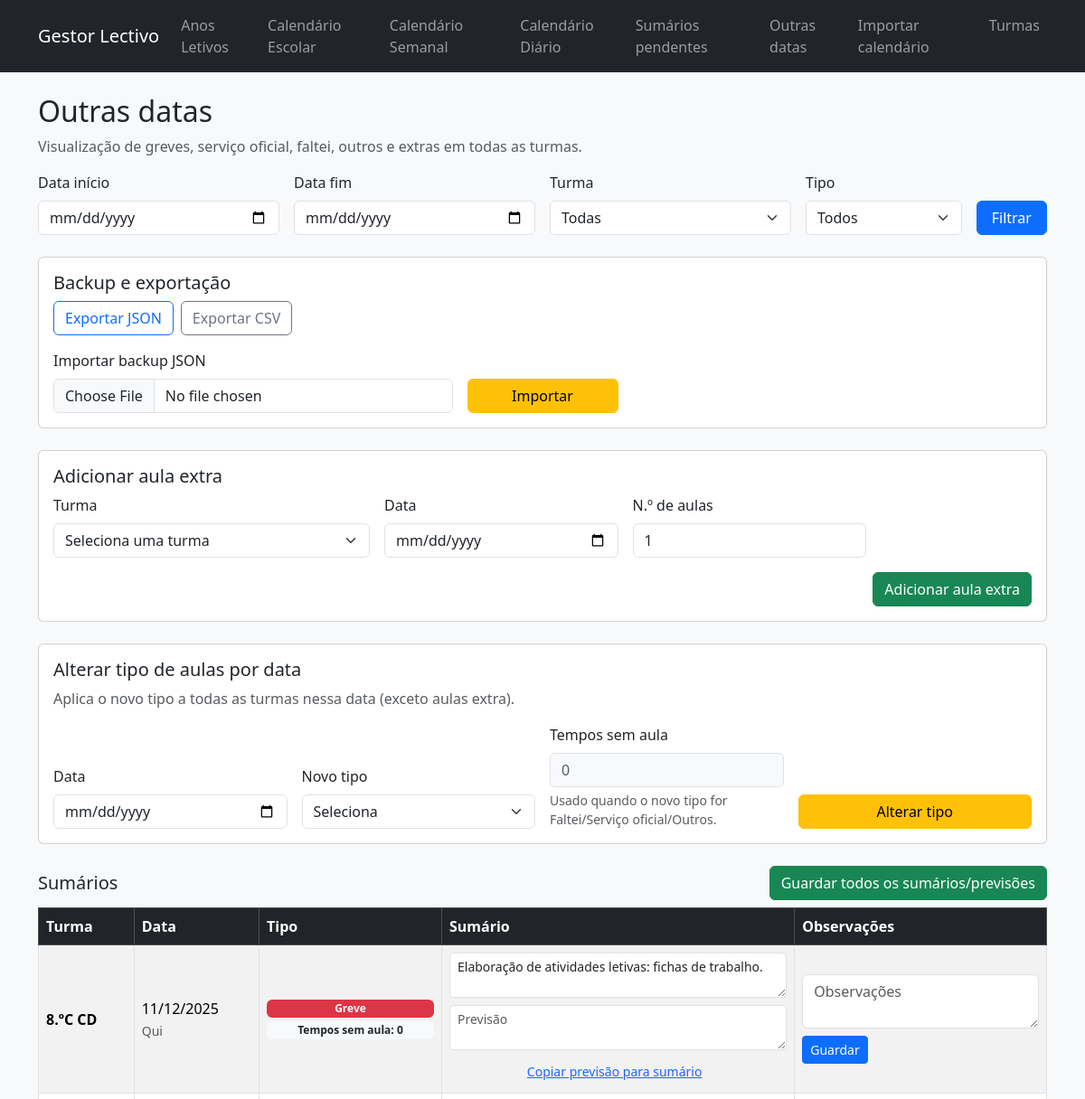
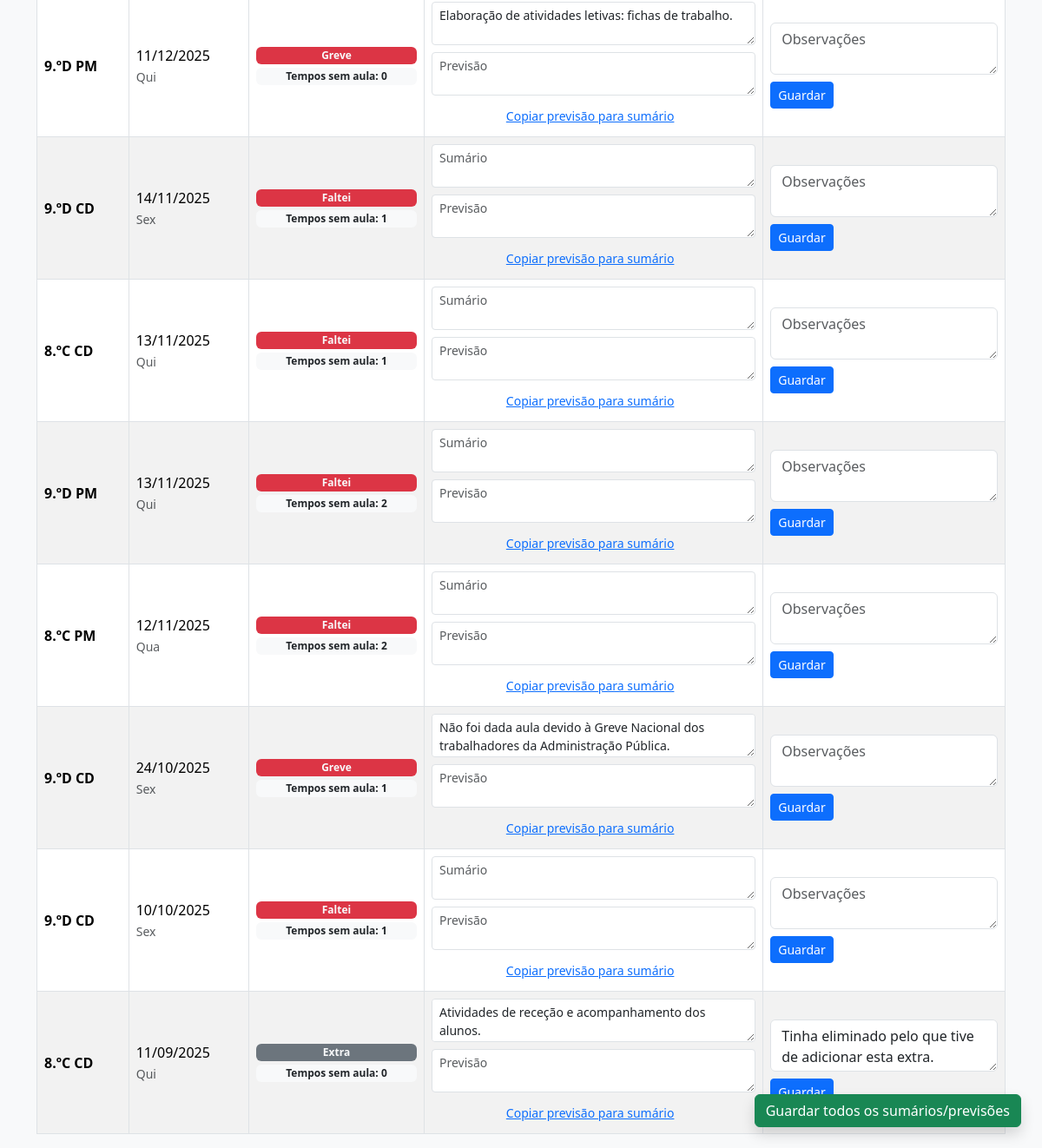
Page /calendario/outras-datas on the committed database (2 pictures, top to bottom).
### models.py (models this page shows)
class CalendarioAula(db.Model):
    __tablename__ = "calendario_aulas"
    id = db.Column(db.Integer, primary_key=True)
    turma_id = db.Column(db.Integer, db.ForeignKey("turmas.id"), nullable=False)
    periodo_id = db.Column(db.Integer, db.ForeignKey("periodos.id"), nullable=False)
    data = db.Column(db.Date, nullable=False)
    weekday = db.Column(db.Integer, nullable=False)
    modulo_id = db.Column(db.Integer, db.ForeignKey("modulos.id"))
    modulo = db.relationship("Modulo")
    numero_modulo = db.Column(db.Integer)
    total_geral = db.Column(db.Integer)
    sumarios = db.Column(db.String(255))
    tipo = db.Column(db.String(50), default="normal", nullable=False)
    apagado = db.Column(db.Boolean, default=False, nullable=False)
    tempos_sem_aula = db.Column(db.Integer, default=0)
    observacoes = db.Column(db.Text)
    sumario = db.Column(db.Text)
    previsao = db.Column(db.Text)
    atividade = db.Column(db.Boolean, default=False, server_default="0", nullable=False)
    atividade_nome = db.Column(db.Text)
    turma = db.relationship("Turma", backref="calendario_aulas")
    avaliacoes = db.relationship(
        "AulaAluno", back_populates="aula", cascade="all, delete-orphan"
    )
    __table_args__ = (
        db.Index("ix_cal_aulas_turma_data", "turma_id", "data", "apagado"),
        db.Index("ix_cal_aulas_periodo", "periodo_id", "data"),
        db.Index("ix_cal_aulas_modulo", "modulo_id"),
    )

class Turma(db.Model):
    __tablename__ = "turmas"
    id = db.Column(db.Integer, primary_key=True)
    nome = db.Column(db.String(50), nullable=False)
    tipo = db.Column(db.String(20), nullable=False, default="regular")
    periodo_tipo = db.Column(db.String(20), nullable=False, default="anual")
    ano_letivo_id = db.Column(db.Integer, db.ForeignKey("anos_letivos.id"))
    ano_letivo = db.relationship("AnoLetivo", backref="turmas")
    livros_turmas = db.relationship(
        "LivroTurma",
        back_populates="turma",
        cascade="all, delete-orphan",
    )
    livros = db.relationship(
        "Livro",
        secondary=lambda: LivroTurma.__table__,
        back_populates="turmas",
    )
    carga_segunda = db.Column(db.Float, nullable=True)
    carga_terca = db.Column(db.Float, nullable=True)
    carga_quarta = db.Column(db.Float, nullable=True)
    carga_quinta = db.Column(db.Float, nullable=True)
    carga_sexta = db.Column(db.Float, nullable=True)
    turmas_disciplinas = db.relationship(
        "TurmaDisciplina",
        back_populates="turma",
        cascade="all, delete-orphan",
    )
    disciplinas = db.relationship(
        "Disciplina",
        secondary=lambda: TurmaDisciplina.__table__,
        back_populates="turmas",
    )
    alunos = db.relationship(
        "Aluno",
        back_populates="turma",
        cascade="all, delete-orphan",
    )

### app.py (the view)
    @app.route("/calendario/outras-datas")
    def calendario_outras_datas():
        tipo_filtro, turma_filtro, data_inicio, data_fim = _extrair_filtros_outras_datas(
            request.args
        )
        turmas = turmas_abertas_ativas()
        aulas = listar_aulas_especiais(turma_filtro, tipo_filtro, data_inicio, data_fim)
        faltas_por_aula = _mapear_alunos_em_falta(aulas)
        return render_template(
            "turmas/outras_datas.html",
            aulas=aulas,
            faltas_por_aula=faltas_por_aula,
            tipos_aula=TIPOS_AULA,
            tipos_sem_aula=DEFAULT_TIPOS_SEM_AULA,
            tipo_labels=dict(TIPOS_AULA),
            tipos_especiais=TIPOS_ESPECIAIS,
            filtro_tipo=tipo_filtro,
            filtro_turma_id=turma_filtro,
            data_inicio=data_inicio,
            data_fim=data_fim,
            turmas=turmas,
        )

### app.py (called while the page is built, shortened)
def _parse_date_form(value):
    if not value:
        return None
    try:
        return datetime.strptime(value, "%Y-%m-%d").date()
    except ValueError:
        return None

def _mapear_alunos_em_falta(aulas):
    ids = [a.id for a in aulas if getattr(a, "id", None)]
    if not ids:
        return {}
    resultados = defaultdict(list)
    faltas = (
        AulaAluno.query.options(joinedload(AulaAluno.aluno))
        .join(Aluno)
        .filter(AulaAluno.aula_id.in_(ids), AulaAluno.faltas > 0)
        .order_by(Aluno.numero.is_(None), Aluno.numero, Aluno.nome)
        .all()
    )
    return resultados

def _extrair_filtros_outras_datas(origem):
    tipo_bruto = origem.get("tipo") or origem.get("tipo_filtro")
    tipo_filtro = tipo_bruto if tipo_bruto in TIPOS_ESPECIAIS else None
    turma_raw = origem.get("turma_id") or origem.get("turma_filtro")
    try:
        turma_filtro = int(turma_raw) if turma_raw else None
    except (TypeError, ValueError):
        turma_filtro = None
    data_inicio = _parse_date_form(origem.get("data_inicio"))
    data_fim = _parse_date_form(origem.get("data_fim"))
    return tipo_filtro, turma_filtro, data_inicio, data_fim

### templates/turmas/outras_datas.html (shortened to what this page needs)
{% extends "base.html" %}
{% block content %}
<h2>Outras datas</h2>
<p class="text-muted">Visualização de greves, serviço oficial, faltei, outros e extras em todas as turmas.</p>
<form method="get" class="row g-3 align-items-end mb-4">
  <div class="col-12 col-md-3">
    <label class="form-label">Data início</label>
    <input type="date" name="data_inicio" class="form-control" value="{{ data_inicio.isoformat() if data_inicio else '' }}">
  </div>
  <div class="col-12 col-md-3">
    <label class="form-label">Data fim</label>
    <input type="date" name="data_fim" class="form-control" value="{{ data_fim.isoformat() if data_fim else '' }}">
  </div>
  <div class="col-12 col-md-3">
    <label class="form-label">Turma</label>
    <select name="turma_id" class="form-select">
      <option value="">Todas</option>
    </select>
  </div>
  <div class="col-12 col-md-2">
    <label class="form-label">Tipo</label>
    <select name="tipo" class="form-select">
      <option value="">Todos</option>
    </select>
  </div>
  <div class="col-12 col-md-1 d-grid">
    <button type="submit" class="btn btn-primary">Filtrar</button>
  </div>
</form>
<div class="card mb-4">
  <div class="card-body">
    <h5 class="card-title">Backup e exportação</h5>
    <div class="d-flex flex-wrap gap-2 mb-3">
      <a
        class="btn btn-outline-primary"
        href="{{ url_for('calendario_outras_datas_export_json', tipo=filtro_tipo or '', turma_id=filtro_turma_id or '', data_inicio=data_inicio.isoformat() if data_inicio else '', data_fim=data_fim.isoformat() if data_fim else '') }}"
      >Exportar JSON</a>
      <a
        class="btn btn-outline-secondary"
        href="{{ url_for('calendario_outras_datas_export_csv', tipo=filtro_tipo or '', turma_id=filtro_turma_id or '', data_inicio=data_inicio.isoformat() if data_inicio else '', data_fim=data_fim.isoformat() if data_fim else '') }}"
      >Exportar CSV</a>
    </div>
    <form
      method="post"
      action="{{ url_for('calendario_outras_datas_import_json') }}"
      enctype="multipart/form-data"
      class="row g-3 align-items-end"
    >
      <div class="col-12 col-md-6 col-lg-5">
        <label class="form-label">Importar backup JSON</label>
        <input type="file" name="ficheiro" accept="application/json" class="form-control" required>
      </div>
      <div class="col-12 col-md-3 col-lg-2 d-grid">
        <button type="submit" class="btn btn-warning">Importar</button>
      </div>
    </form>
  </div>
</div>
<div class="card mb-4">
  <div class="card-body">
    <h5 class="card-title">Adicionar aula extra</h5>
    <form method="post" action="{{ url_for('calendario_outras_datas_add') }}" class="row g-3">
      <div class="col-12 col-lg-4">
        <label class="form-label">Turma</label>
        <select name="turma_id" class="form-select" required>
          <option value="">Seleciona uma turma</option>
        </select>
      </div>
      <div class="col-12 col-lg-3">
        <label class="form-label">Data</label>
        <input type="date" name="data" class="form-control" required>
      </div>
      <div class="col-12 col-lg-3">
        <label class="form-label">N.º de aulas</label>
        <input type="number" name="numero_aulas" class="form-control" min="1" value="1" required>
      </div>
      <div class="col-12 d-flex justify-content-end">
        <button type="submit" class="btn btn-success">Adicionar aula extra</button>
      </div>
    </form>
  </div>
</div>
<div class="card mb-4">
  <div class="card-body">
    <h5 class="card-title">Alterar tipo de aulas por data</h5>
    <p class="text-muted mb-3">Aplica o novo tipo a todas as turmas nessa data (exceto aulas extra).</p>
    <form method="post" action="{{ url_for('calendario_outras_datas_mudar_tipo') }}" class="row g-3 align-items-end">
      <div class="col-12 col-md-4 col-lg-3">
        <label class="form-label">Data</label>
        <input type="date" name="data" class="form-control" required>
      </div>
      <div class="col-12 col-md-4 col-lg-3">
        <label class="form-label">Novo tipo</label>
        <select name="novo_tipo" class="form-select" required id="novo-tipo-outras">
          <option value="">Seleciona</option>
        </select>
      </div>
      <div class="col-12 col-md-4 col-lg-3">
        <label class="form-label">Tempos sem aula</label>
        <input type="number"
               name="tempos_sem_aula"
               id="tempos-sem-aula-outras"
               class="form-control"
               min="0"
               value="0"
               placeholder="opcional">
        <div class="form-text">Usado quando o novo tipo for Faltei/Serviço oficial/Outros.</div>
      </div>
      <div class="col-12 col-md-4 col-lg-3 d-grid">
        <button type="submit" class="btn btn-warning">Alterar tipo</button>
      </div>
    </form>
  </div>
</div>
{% if aulas %}
  <div class="d-flex justify-content-between align-items-center mb-2">
    <h5 class="mb-0">Sumários</h5>
    <button type="button"
            class="btn btn-success js-guardar-todos"
            data-scope="#outras-datas-lista"
            data-loading-text="A guardar todos..."
            data-error-text="Falha ao guardar">
      Guardar todos os sumários/previsões
    </button>
  </div>
  <button type="button"
          class="btn btn-success js-guardar-todos floating-guardar"
          data-scope="#outras-datas-lista"
          data-loading-text="A guardar todos..."
          data-error-text="Falha ao guardar"
          aria-label="Guardar todos os sumários e previsões visíveis">
    Guardar todos os sumários/previsões
  </button>
  <div id="outras-datas-lista">
  <div class="table-responsive">
    <table class="table table-striped table-bordered align-middle">
          <thead class="table-dark">
            <tr>
              <th>Turma</th>
              <th>Data</th>
              <th>Tipo</th>
              <th style="width: 35%;">Sumário</th>
              <th style="width: 25%;">Observações</th>
            </tr>
          </thead>
          <tbody>
            {% for a in aulas %}
              {% set sem_aula = a.tipo in tipos_sem_aula %}
              {% set form_id = "outras-form-" ~ a.id %}
          <tr>
            <td class="fw-semibold">{{ a.turma.nome if a.turma else '—' }}</td>
            <td class="text-nowrap">
              {% if a.data %}
                {{ a.data.strftime("%d/%m/%Y") }}<br>
                <small class="text-muted">{{ ["Seg", "Ter", "Qua", "Qui", "Sex", "Sáb", "Dom"][a.data.weekday()] }}</small>
              {% endif %}
            </td>
            <td>
              {% set sem_aula = a.tipo in tipos_sem_aula %}
              <div class="d-flex flex-column gap-1">
                <span class="badge {% if sem_aula %}bg-danger text-light{% else %}bg-secondary text-light{% endif %}">{{ tipo_labels.get(a.tipo, a.tipo) }}</span>
                {% if a.tempos_sem_aula is not none %}
                  <span class="badge bg-light text-dark">Tempos sem aula: {{ a.tempos_sem_aula }}</span>
                {% endif %}
              </div>
            </td>
            <td>
              <div class="d-flex flex-column gap-2">
                <textarea
                  name="sumario"
                  form="{{ form_id }}"
                  class="form-control form-control-sm js-autoresize"
                  rows="2"
                  placeholder="Sumário"
                >{{ a.sumario or '' }}</textarea>
                <textarea
                  name="previsao"
                  form="{{ form_id }}"
                  class="form-control form-control-sm js-autoresize"
                  rows="2"
                  placeholder="Previsão"
                >{{ a.previsao or '' }}</textarea>
                <button type="button" class="btn btn-link btn-sm ps-0 js-copy-previsao">Copiar previsão para sumário</button>
                {% set faltas_alunos = faltas_por_aula.get(a.id) if faltas_por_aula else [] %}
              </div>
            </td>
            <td>
            <form
                method="post"
                id="{{ form_id }}"
                action="{{ url_for('calendario_update_sumario', turma_id=a.turma.id, aula_id=a.id) }}"
                class="d-flex flex-column gap-2 js-sumario-form"
              >
                <textarea
                  name="observacoes"
                  class="form-control js-autoresize"
                  rows="2"
                  placeholder="Observações"
                >{{ a.observacoes or '' }}</textarea>
                <button type="submit" class="btn btn-sm btn-primary align-self-start">Guardar</button>
              </form>
            </td>
          </tr>
        {% endfor %}
      </tbody>
    </table>
  </div>
  </div>
{% else %}
  <div class="alert alert-info">Não foram encontradas aulas com os tipos selecionados.</div>
{% endif %}
{% endblock %}

### templates/base.html (style rules this page uses)
.floating-guardar { position: fixed; right: 1.5rem; bottom: 1.5rem; z-index: 1100; box-shadow: 0 0.5rem 1rem rgba(0, 0, 0, 0.15); }

### rows in the picture
CalendarioAula: turma "8.ºC CD", data "11/12/2025", data "Qui", get "Greve", tempos_sem_aula "0", sumario "Elaboração de atividades letivas: fichas de trabalho.", previsao "Previsão"
CalendarioAula: turma "9.ºD PM", data "11/12/2025", data "Qui", get "Greve", tempos_sem_aula "0", sumario "Elaboração de atividades letivas: fichas de trabalho.", previsao "Previsão"
CalendarioAula: turma "9.ºD CD", data "14/11/2025", data "Sex", get "Faltei", tempos_sem_aula "1", sumario "Sumário", previsao "Previsão"
CalendarioAula: turma "8.ºC CD", data "13/11/2025", data "Qui", get "Faltei", tempos_sem_aula "1", sumario "Sumário", previsao "Previsão"
CalendarioAula: turma "9.ºD PM", data "13/11/2025", data "Qui", get "Faltei", tempos_sem_aula "2", sumario "Sumário", previsao "Previsão"
CalendarioAula: turma "8.ºC PM", data "12/11/2025", data "Qua", get "Faltei", tempos_sem_aula "2", sumario "Sumário", previsao "Previsão"
CalendarioAula: turma "9.ºD CD", data "24/10/2025", data "Sex", get "Greve", tempos_sem_aula "1", sumario "Não foi dada aula devido à Greve Nacional dos trabalhadores da Administração Pública.", previsao "Previsão"
CalendarioAula: turma "9.ºD CD", data "10/10/2025", data "Sex", get "Faltei", tempos_sem_aula "1", sumario "Sumário", previsao "Previsão"
CalendarioAula: turma "8.ºC CD", data "11/09/2025", data "Qui", get "Extra", tempos_sem_aula "0", sumario "Atividades de receção e acompanhamento dos alunos.", previsao "Previsão", observacoes "Tinha eliminado pelo que tive de adicionar esta extra."
